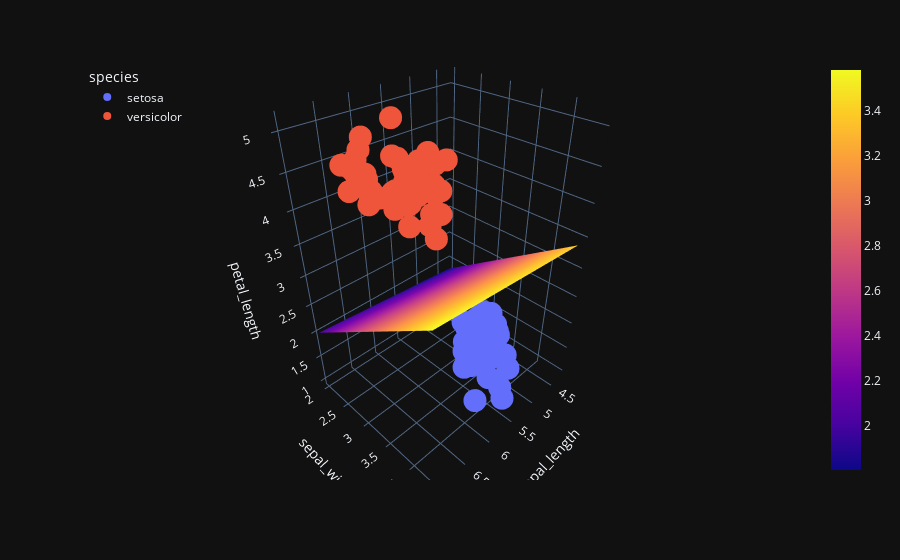

The notebook cell saved with this chart:
### Code cell
fig = px.scatter_3d(df, x="sepal_length", y="sepal_width",z="petal_length", color="species",template="plotly_dark")
fig.add_trace(go.Surface(x=xGrid,y=yGrid,z=z_value))
fig.update_layout(legend=dict(
    yanchor="top",
    y=0.99,
    xanchor="left",
    x=0.01  
    ))
fig.show()

### Figure 1 — Plotly figure (JSON) as saved in the notebook; plotly's stock layout.template omitted (floating-point values rounded to 4 significant figures)
{"data": [{"hovertemplate": "species=setosa<br>sepal_length=%{x}<br>sepal_width=%{y}<br>petal_length=%{z}<extra></extra>", "legendgroup": "setosa", "marker": {"color": "#636efa", "symbol": "circle"}, "mode": "markers", "name": "setosa", "scene": "scene", "showlegend": true, "type": "scatter3d", "x": [5.1, 4.9, 4.7, 4.6, 5, 5.4, 4.6, 5, 4.4, 4.9, 5.4, 4.8, 4.8, 4.3, 5.8, 5.7, 5.4, 5.1, 5.7, 5.1, 5.4, 5.1, 4.6, 5.1, 4.8, 5, 5, 5.2, 5.2, 4.7, 4.8, 5.4, 5.2, 5.5, 4.9, 5, 5.5, 4.9, 4.4, 5.1, 5, 4.5, 4.4, 5, 5.1, 4.8, 5.1, 4.6, 5.3, 5], "y": [3.5, 3, 3.2, 3.1, 3.6, 3.9, 3.4, 3.4, 2.9, 3.1, 3.7, 3.4, 3, 3, 4, 4.4, 3.9, 3.5, 3.8, 3.8, 3.4, 3.7, 3.6, 3.3, 3.4, 3, 3.4, 3.5, 3.4, 3.2, 3.1, 3.4, 4.1, 4.2, 3.1, 3.2, 3.5, 3.1, 3, 3.4, 3.5, 2.3, 3.2, 3.5, 3.8, 3, 3.8, 3.2, 3.7, 3.3], "z": [1.4, 1.4, 1.3, 1.5, 1.4, 1.7, 1.4, 1.5, 1.4, 1.5, 1.5, 1.6, 1.4, 1.1, 1.2, 1.5, 1.3, 1.4, 1.7, 1.5, 1.7, 1.5, 1, 1.7, 1.9, 1.6, 1.6, 1.5, 1.4, 1.6, 1.6, 1.5, 1.5, 1.4, 1.5, 1.2, 1.3, 1.5, 1.3, 1.5, 1.3, 1.3, 1.3, 1.6, 1.9, 1.4, 1.6, 1.4, 1.5, 1.4]}, {"hovertemplate": "species=versicolor<br>sepal_length=%{x}<br>sepal_width=%{y}<br>petal_length=%{z}<extra></extra>", "legendgroup": "versicolor", "marker": {"color": "#EF553B", "symbol": "circle"}, "mode": "markers", "name": "versicolor", "scene": "scene", "showlegend": true, "type": "scatter3d", "x": [7, 6.4, 6.9, 5.5, 6.5, 5.7, 6.3, 4.9, 6.6, 5.2, 5, 5.9, 6, 6.1, 5.6, 6.7, 5.6, 5.8, 6.2, 5.6, 5.9, 6.1, 6.3, 6.1, 6.4, 6.6, 6.8, 6.7, 6, 5.7, 5.5, 5.5, 5.8, 6, 5.4, 6, 6.7, 6.3, 5.6, 5.5, 5.5, 6.1, 5.8, 5, 5.6, 5.7, 5.7, 6.2, 5.1, 5.7], "y": [3.2, 3.2, 3.1, 2.3, 2.8, 2.8, 3.3, 2.4, 2.9, 2.7, 2, 3, 2.2, 2.9, 2.9, 3.1, 3, 2.7, 2.2, 2.5, 3.2, 2.8, 2.5, 2.8, 2.9, 3, 2.8, 3, 2.9, 2.6, 2.4, 2.4, 2.7, 2.7, 3, 3.4, 3.1, 2.3, 3, 2.5, 2.6, 3, 2.6, 2.3, 2.7, 3, 2.9, 2.9, 2.5, 2.8], "z": [4.7, 4.5, 4.9, 4, 4.6, 4.5, 4.7, 3.3, 4.6, 3.9, 3.5, 4.2, 4, 4.7, 3.6, 4.4, 4.5, 4.1, 4.5, 3.9, 4.8, 4, 4.9, 4.7, 4.3, 4.4, 4.8, 5, 4.5, 3.5, 3.8, 3.7, 3.9, 5.1, 4.5, 4.5, 4.7, 4.4, 4.1, 4, 4.4, 4.6, 4, 3.3, 4.2, 4.2, 4.2, 4.3, 3, 4.1]}, {"type": "surface", "x": [[4.3, 5.65, 7], [4.3, 5.65, 7], [4.3, 5.65, 7]], "y": [[2, 2, 2], [3.2, 3.2, 3.2], [4.4, 4.4, 4.4]], "z": [[1.805, 1.906, 2.007], [2.592, 2.693, 2.794], [3.378, 3.479, 3.58]]}], "layout": {"legend": {"title": {"text": "species"}, "tracegroupgap": 0, "x": 0.01, "xanchor": "left", "y": 0.99, "yanchor": "top"}, "margin": {"t": 60}, "scene": {"domain": {"x": [0, 1], "y": [0, 1]}, "xaxis": {"title": {"text": "sepal_length"}}, "yaxis": {"title": {"text": "sepal_width"}}, "zaxis": {"title": {"text": "petal_length"}}}}}
